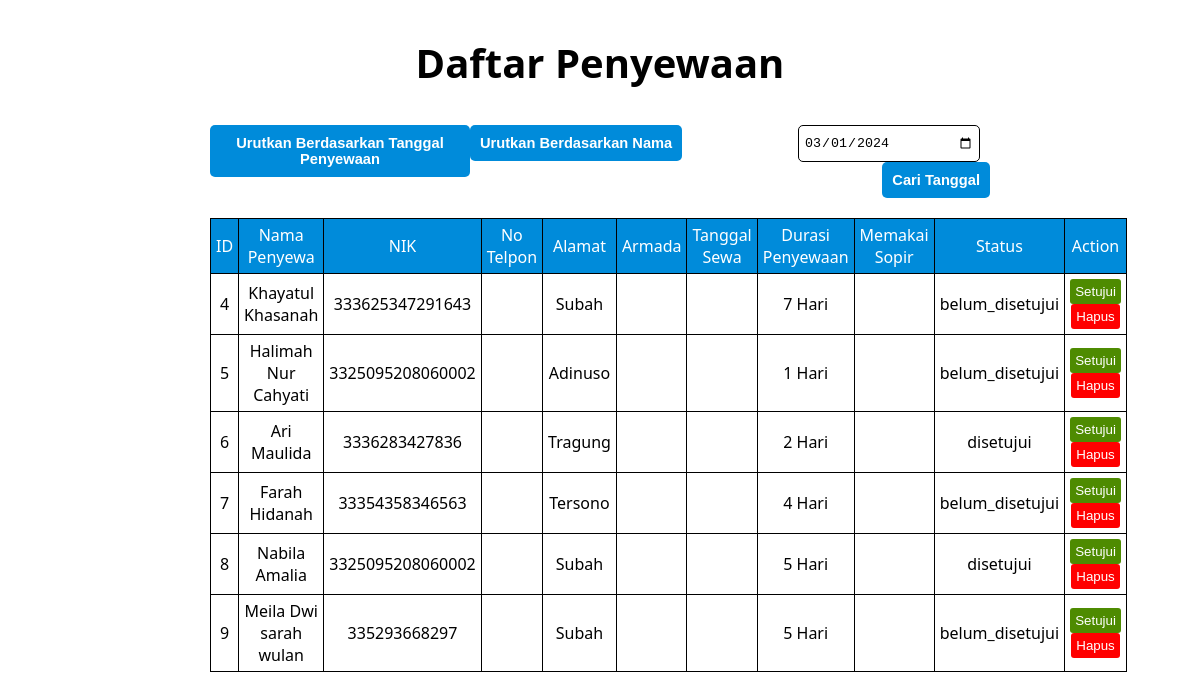
Screenshot of /source-code-apk-arun/daftar-penyewaan/index.php with the database file from the repository.
### tables this page shows
CREATE TABLE `penyewaan` (
  `id` int(11) NOT NULL,
  `nama_penyewa` varchar(100) NOT NULL,
  `nohp` varchar(16) NOT NULL,
  `alamat` varchar(500) NOT NULL,
  `nik` varchar(16) NOT NULL,
  `no_armada` int(11) NOT NULL,
  `tgl_sewa` date NOT NULL,
  `durasi` int(11) NOT NULL,
  `with_supir` enum('ya','tidak') NOT NULL,
  `status` enum('disetujui','belum_disetujui') NOT NULL
);

### source-code-apk-arun/daftar-penyewaan/index.php (the view, shortened to what this page needs)
<?php
$db = mysqli_connect('localhost', 'root', '', 'db_seda');
$query = "select * from penyewaan";
$sql = mysqli_query($db, $query);
$penyewaan = mysqli_fetch_all($sql, MYSQLI_ASSOC);
?>
<!DOCTYPE html>
<html lang="en">
<head>
    <link rel="stylesheet" href="stylee.css">
</head>
<body>
    <?php
    if (isset($_GET['confirm'])) {
        $id = $_GET['confirm']; ?>
        <div class="confirm">
            <h3>Anda Yakin ingin menghapus</h3>
            <a href="index.php"><button class="btn-cancel" type="button">Cancel</button></a>
            <a href="index.php?hapus=<?= $id ?>"><button class="btn-confirm" type="button">Confirm</button></a>
        </div>
    <?php
    } else { ?>
        <div class="wrapper">
            <h1>Daftar Penyewaan</h1>
            <div class="atas">
                <form class="sort" action="index.php" method="post">
                    <button type="submit" name="sort" value="tanggal_sewa">Urutkan Berdasarkan Tanggal Penyewaan</button>
                </form>
                <form class="sort" action="index.php" method="post">
                    <button type="submit" name="sort" value="nama_penyewa">Urutkan Berdasarkan Nama</button>
                </form>
                <form class="search" action="index.php" method="post">
                    <input type="date" value="<?= date('Y-m-d') ?>" name="key">
                    <button type="submit" name="search">Cari Tanggal</button>
                </form>
            </div>
            <table>
                <thead>
                    <tr>
                        <td>ID</td>
                        <td>Nama Penyewa</td>
                        <td>NIK</td>
                        <td>No Telpon</td>
                        <td>Alamat</td>
                        <td>Armada</td>
                        <td>Tanggal Sewa</td>
                        <td>Durasi Penyewaan</td>
                        <td>Memakai Sopir</td>
                        <td>Status</td>
                        <td>Action</td>
                    </tr>
                </thead>
                <tbody>
                    <?php
                    if (!isset($_POST['search'])) {
                        for ($i = 0; $i < count($penyewaan); $i++) { ?>
                            <tr>
                                <td><?= $penyewaan[$i]['id'] ?></td>
                                <td><?= $penyewaan[$i]['nama_penyewa'] ?></td>
                                <td><?= $penyewaan[$i]['nik'] ?></td>
                                <td><?= $penyewaan[$i]['no_telp'] ?></td>
                                <td><?= $penyewaan[$i]['alamat'] ?></td>
                                <td><?= $penyewaan[$i]['armada'] ?></td>
                                <td><?= $penyewaan[$i]['tanggal_sewa'] ?></td>
                                <td><?= $penyewaan[$i]['durasi'] . " Hari" ?></td>
                                <td><?= $penyewaan[$i]['sopir'] ?></td>
                                <td><?= $penyewaan[$i]['status'] == null ? "Belum Disetujui" : $penyewaan[$i]['status']  ?></td>
                                <td>
                                    <a href="index.php?setujui=<?= $penyewaan[$i]['id'] ?>"><button class="setuju" type="button">Setujui</button></a>
                                    <a href="index.php?noconfirm&hapus=<?= $penyewaan[$i]['id'] ?>"><button class="hapus" type="button">Hapus</button></a>
                                </td>
                            </tr>
                        <?php }
                    } ?>
                </tbody>
            </table>
        </div>
    <?php } ?>
</body>
</html>

### source-code-apk-arun/daftar-penyewaan/stylee.css (style rules this page uses)
body { font-family: "Segoe UI", Tahoma, Geneva, Verdana, sans-serif; padding: 0; margin: 0; }
.wrapper { width: 65%; margin: auto; }
.wrapper h1 { text-align: center; margin: 35px 0; font-size: 30pt; }
.wrapper .atas { display: flex; }
.wrapper tr, td { border: 1px solid black; padding: 5px; }
.wrapper table { border-collapse: collapse; text-align: center; width: 100%; }
.wrapper thead { background-color: #008bda; font-weight: 500; color: #fff; }
.wrapper .sort { width: 50%; margin-bottom: 20px; }
.wrapper .search { width: 50%; margin-bottom: 20px; text-align: right; }
.wrapper .sort button, .search button { padding: 10px; border: 0; background-color: #008bda; border-radius: 5px; font-size: 11pt; color: #fff; font-weight: bold; }
.wrapper .search input { height: 25px; margin-right: 10px; width: 170px; border-radius: 5px; border: 1px solid black; padding: 5px; }
.wrapper td button { border: 0; padding: 5px; color: #fff; }
.wrapper td .setuju { background-color: #4e8b01; border-radius: 3px; }
.wrapper td .hapus { background-color: #ff0000; border-radius: 3px; }

### rows the page displays
penyewaan: id "4", nama_penyewa "Khayatul Khasanah", nik "333625347291643", alamat "Subah", durasi "7", status "belum_disetujui"
penyewaan: id "5", nama_penyewa "Halimah Nur Cahyati", nik "3325095208060002", alamat "Adinuso", durasi "1", status "belum_disetujui"
penyewaan: id "6", nama_penyewa "Ari Maulida", nik "3336283427836", alamat "Tragung", durasi "2", status "disetujui"
penyewaan: id "7", nama_penyewa "Farah Hidanah", nik "33354358346563", alamat "Tersono", durasi "4", status "belum_disetujui"
penyewaan: id "8", nama_penyewa "Nabila Amalia", nik "3325095208060002", alamat "Subah", durasi "5", status "disetujui"
penyewaan: id "9", nama_penyewa "Meila Dwi sarah wulan", nik "335293668297", alamat "Subah", durasi "5", status "belum_disetujui"
